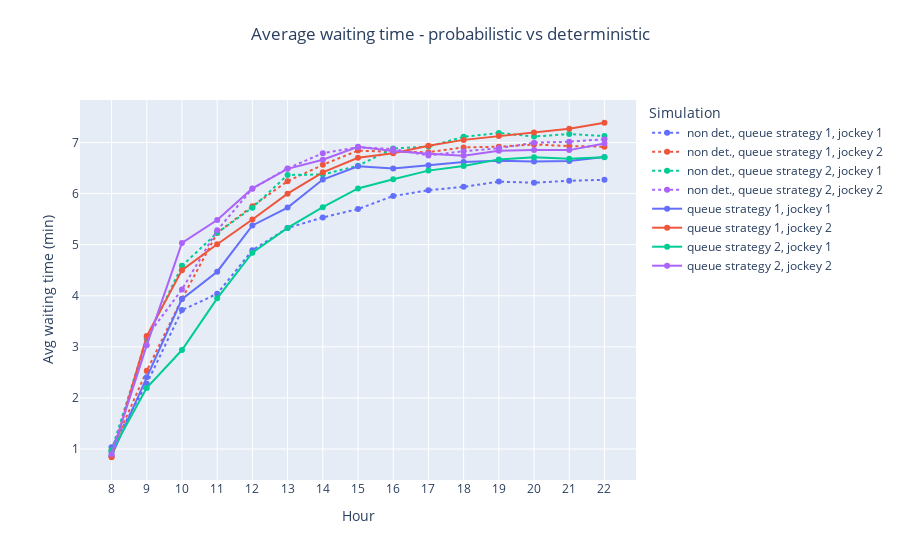

Here is the notebook cell this chart was saved with:
### Code cell
# Average waiting time
fig =  go.Figure()

fig = add_simulation_to_plot(
    fig, df_simulations, 'prob_coda1_jockey1', "Avg_waiting_times_standard",
    line=dict(color=COLORS[0], dash='dot'))
fig = add_simulation_to_plot(
    fig, df_simulations, 'prob_coda1_jockey2', "Avg_waiting_times_standard",
    line=dict(color=COLORS[1], dash='dot'))
fig = add_simulation_to_plot(
    fig, df_simulations, 'prob_coda2_jockey1', "Avg_waiting_times_standard",
    line=dict(color=COLORS[2], dash='dot'))
fig = add_simulation_to_plot(
    fig, df_simulations, 'prob_coda2_jockey2', "Avg_waiting_times_standard",
    line=dict(color=COLORS[3], dash='dot'))
fig = add_simulation_to_plot(
    fig, df_simulations, 'coda1_jockey1', "Avg_waiting_times_standard",
    line=dict(color=COLORS[0]))
fig = add_simulation_to_plot(
    fig, df_simulations, 'coda1_jockey2', "Avg_waiting_times_standard",
    line=dict(color=COLORS[1]))
fig = add_simulation_to_plot(
    fig, df_simulations, 'coda2_jockey1', "Avg_waiting_times_standard",
    line=dict(color=COLORS[2]))
fig = add_simulation_to_plot(
    fig, df_simulations, 'coda2_jockey2', "Avg_waiting_times_standard",
    line=dict(color=COLORS[3]))


fig = decorate_figure(fig,
    title="Average waiting time - probabilistic vs deterministic",
    y_axis_title="Avg waiting time (min)")

fig.show()
fig.write_image("doc/report/images/results/avg_wt_prob.png", scale=IMAGE_SCALE)

### Figure 1 — Plotly figure (JSON) as saved in the notebook; plotly's stock layout.template omitted (floating-point values rounded to 4 significant figures)
{"data": [{"line": {"color": "#636EFA", "dash": "dot"}, "mode": "lines+markers", "name": "non det., queue strategy 1, jockey 1", "type": "scatter", "x": [8, 9, 10, 11, 12, 13, 14, 15, 16, 17, 18, 19, 20, 21, 22], "y": [1.034, 2.28, 3.719, 4.039, 4.892, 5.325, 5.533, 5.697, 5.953, 6.066, 6.132, 6.234, 6.212, 6.252, 6.269]}, {"line": {"color": "#EF553B", "dash": "dot"}, "mode": "lines+markers", "name": "non det., queue strategy 1, jockey 2", "type": "scatter", "x": [8, 9, 10, 11, 12, 13, 14, 15, 16, 17, 18, 19, 20, 21, 22], "y": [0.9703, 2.53, 3.939, 5.228, 5.754, 6.243, 6.562, 6.842, 6.815, 6.811, 6.904, 6.918, 6.961, 6.93, 6.916]}, {"line": {"color": "#00CC96", "dash": "dot"}, "mode": "lines+markers", "name": "non det., queue strategy 2, jockey 1", "type": "scatter", "x": [8, 9, 10, 11, 12, 13, 14, 15, 16, 17, 18, 19, 20, 21, 22], "y": [0.9756, 3.161, 4.586, 5.232, 5.723, 6.364, 6.375, 6.545, 6.882, 6.919, 7.111, 7.187, 7.117, 7.166, 7.125]}, {"line": {"color": "#AB63FA", "dash": "dot"}, "mode": "lines+markers", "name": "non det., queue strategy 2, jockey 2", "type": "scatter", "x": [8, 9, 10, 11, 12, 13, 14, 15, 16, 17, 18, 19, 20, 21, 22], "y": [0.8572, 3.198, 4.124, 5.281, 6.096, 6.492, 6.791, 6.905, 6.873, 6.746, 6.83, 6.887, 6.995, 7.016, 7.064]}, {"line": {"color": "#636EFA"}, "mode": "lines+markers", "name": "queue strategy 1, jockey 1", "type": "scatter", "x": [8, 9, 10, 11, 12, 13, 14, 15, 16, 17, 18, 19, 20, 21, 22], "y": [0.8676, 2.407, 3.935, 4.471, 5.376, 5.727, 6.275, 6.536, 6.493, 6.554, 6.617, 6.644, 6.629, 6.637, 6.714]}, {"line": {"color": "#EF553B"}, "mode": "lines+markers", "name": "queue strategy 1, jockey 2", "type": "scatter", "x": [8, 9, 10, 11, 12, 13, 14, 15, 16, 17, 18, 19, 20, 21, 22], "y": [0.8393, 3.211, 4.501, 5.007, 5.494, 5.998, 6.416, 6.702, 6.787, 6.938, 7.051, 7.127, 7.195, 7.269, 7.386]}, {"line": {"color": "#00CC96"}, "mode": "lines+markers", "name": "queue strategy 2, jockey 1", "type": "scatter", "x": [8, 9, 10, 11, 12, 13, 14, 15, 16, 17, 18, 19, 20, 21, 22], "y": [0.9417, 2.197, 2.938, 3.95, 4.843, 5.327, 5.734, 6.1, 6.281, 6.45, 6.54, 6.669, 6.709, 6.68, 6.712]}, {"line": {"color": "#AB63FA"}, "mode": "lines+markers", "name": "queue strategy 2, jockey 2", "type": "scatter", "x": [8, 9, 10, 11, 12, 13, 14, 15, 16, 17, 18, 19, 20, 21, 22], "y": [0.9009, 3.033, 5.033, 5.482, 6.101, 6.484, 6.661, 6.918, 6.835, 6.78, 6.742, 6.84, 6.853, 6.851, 6.981]}], "layout": {"legend": {"title": {"text": "Simulation"}}, "title": {"text": "Average waiting time - probabilistic vs deterministic", "x": 0.5, "xanchor": "center", "y": 0.95, "yanchor": "top"}, "xaxis": {"dtick": 1, "tick0": 0, "tickmode": "linear", "title": {"text": "Hour"}}, "yaxis": {"dtick": 1, "tick0": 0, "tickmode": "linear", "title": {"text": "Avg waiting time (min)"}}}}
